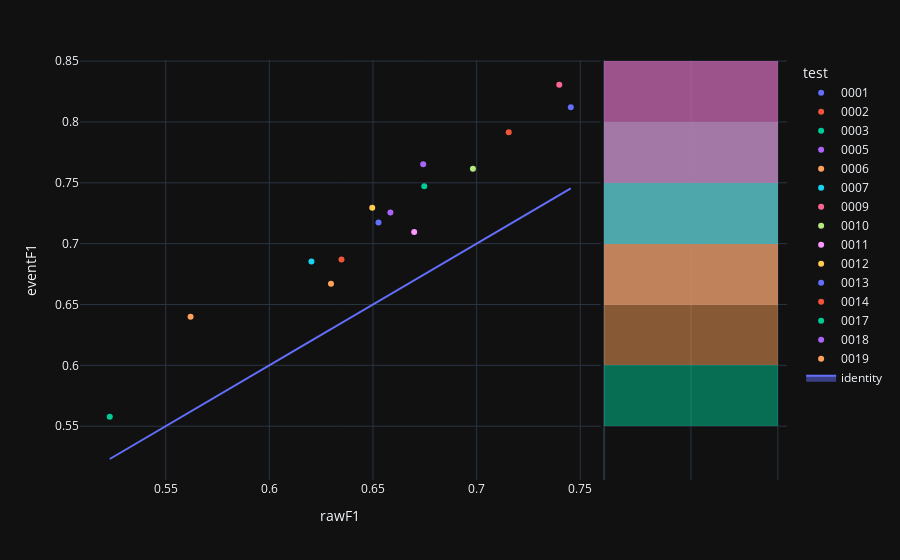

Here is the notebook cell this chart was saved with:
### Code cell
fig=px.scatter(experimentModels,x='rawF1',y='eventF1',color='test',hover_name='modelId', marginal_y="histogram")
fig.add_trace(
    go.Scatter(x=experimentModels['rawF1'], y=experimentModels['rawF1'], name="identity", mode='lines',fill="toself")
)
fig.show()

### Figure 1 — Plotly figure (JSON) as saved in the notebook; plotly's stock layout.template omitted (floating-point values rounded to 4 significant figures)
{"data": [{"hovertemplate": "<b>%{hovertext}</b><br><br>test=0001<br>rawF1=%{x}<br>eventF1=%{y}<extra></extra>", "hovertext": ["bdbdfc7b-0c97-484c-b4e9-70e698d9b353"], "legendgroup": "0001", "marker": {"color": "#636efa", "symbol": "circle"}, "mode": "markers", "name": "0001", "orientation": "v", "showlegend": true, "x": [0.7454], "xaxis": "x", "y": [0.8121], "yaxis": "y", "type": "scatter"}, {"alignmentgroup": "True", "bingroup": "y", "hovertemplate": "test=0001<br>eventF1=%{y}<br>count=%{x}<extra></extra>", "legendgroup": "0001", "marker": {"color": "#636efa"}, "name": "0001", "offsetgroup": "0001", "opacity": 0.5, "showlegend": false, "xaxis": "x2", "y": [0.8121], "yaxis": "y2", "type": "histogram"}, {"hovertemplate": "<b>%{hovertext}</b><br><br>test=0002<br>rawF1=%{x}<br>eventF1=%{y}<extra></extra>", "hovertext": ["bae09da0-598a-46ed-b46a-553a9d1de380"], "legendgroup": "0002", "marker": {"color": "#EF553B", "symbol": "circle"}, "mode": "markers", "name": "0002", "orientation": "v", "showlegend": true, "x": [0.7155], "xaxis": "x", "y": [0.7916], "yaxis": "y", "type": "scatter"}, {"alignmentgroup": "True", "bingroup": "y", "hovertemplate": "test=0002<br>eventF1=%{y}<br>count=%{x}<extra></extra>", "legendgroup": "0002", "marker": {"color": "#EF553B"}, "name": "0002", "offsetgroup": "0002", "opacity": 0.5, "showlegend": false, "xaxis": "x2", "y": [0.7916], "yaxis": "y2", "type": "histogram"}, {"hovertemplate": "<b>%{hovertext}</b><br><br>test=0003<br>rawF1=%{x}<br>eventF1=%{y}<extra></extra>", "hovertext": ["2c77d9d9-8a36-4e76-ac92-65f9318bd100"], "legendgroup": "0003", "marker": {"color": "#00cc96", "symbol": "circle"}, "mode": "markers", "name": "0003", "orientation": "v", "showlegend": true, "x": [0.523], "xaxis": "x", "y": [0.5577], "yaxis": "y", "type": "scatter"}, {"alignmentgroup": "True", "bingroup": "y", "hovertemplate": "test=0003<br>eventF1=%{y}<br>count=%{x}<extra></extra>", "legendgroup": "0003", "marker": {"color": "#00cc96"}, "name": "0003", "offsetgroup": "0003", "opacity": 0.5, "showlegend": false, "xaxis": "x2", "y": [0.5577], "yaxis": "y2", "type": "histogram"}, {"hovertemplate": "<b>%{hovertext}</b><br><br>test=0005<br>rawF1=%{x}<br>eventF1=%{y}<extra></extra>", "hovertext": ["dc49a81b-fa55-4b8e-989b-e40bd13a4302"], "legendgroup": "0005", "marker": {"color": "#ab63fa", "symbol": "circle"}, "mode": "markers", "name": "0005", "orientation": "v", "showlegend": true, "x": [0.6584], "xaxis": "x", "y": [0.7255], "yaxis": "y", "type": "scatter"}, {"alignmentgroup": "True", "bingroup": "y", "hovertemplate": "test=0005<br>eventF1=%{y}<br>count=%{x}<extra></extra>", "legendgroup": "0005", "marker": {"color": "#ab63fa"}, "name": "0005", "offsetgroup": "0005", "opacity": 0.5, "showlegend": false, "xaxis": "x2", "y": [0.7255], "yaxis": "y2", "type": "histogram"}, {"hovertemplate": "<b>%{hovertext}</b><br><br>test=0006<br>rawF1=%{x}<br>eventF1=%{y}<extra></extra>", "hovertext": ["3d3c90d6-8d87-4dd0-85ec-9eedee1565cb"], "legendgroup": "0006", "marker": {"color": "#FFA15A", "symbol": "circle"}, "mode": "markers", "name": "0006", "orientation": "v", "showlegend": true, "x": [0.562], "xaxis": "x", "y": [0.64], "yaxis": "y", "type": "scatter"}, {"alignmentgroup": "True", "bingroup": "y", "hovertemplate": "test=0006<br>eventF1=%{y}<br>count=%{x}<extra></extra>", "legendgroup": "0006", "marker": {"color": "#FFA15A"}, "name": "0006", "offsetgroup": "0006", "opacity": 0.5, "showlegend": false, "xaxis": "x2", "y": [0.64], "yaxis": "y2", "type": "histogram"}, {"hovertemplate": "<b>%{hovertext}</b><br><br>test=0007<br>rawF1=%{x}<br>eventF1=%{y}<extra></extra>", "hovertext": ["6622a394-926c-45ad-a0f5-eb1def948317"], "legendgroup": "0007", "marker": {"color": "#19d3f3", "symbol": "circle"}, "mode": "markers", "name": "0007", "orientation": "v", "showlegend": true, "x": [0.6203], "xaxis": "x", "y": [0.6853], "yaxis": "y", "type": "scatter"}, {"alignmentgroup": "True", "bingroup": "y", "hovertemplate": "test=0007<br>eventF1=%{y}<br>count=%{x}<extra></extra>", "legendgroup": "0007", "marker": {"color": "#19d3f3"}, "name": "0007", "offsetgroup": "0007", "opacity": 0.5, "showlegend": false, "xaxis": "x2", "y": [0.6853], "yaxis": "y2", "type": "histogram"}, {"hovertemplate": "<b>%{hovertext}</b><br><br>test=0009<br>rawF1=%{x}<br>eventF1=%{y}<extra></extra>", "hovertext": ["91153884-8b2d-49a1-86cd-386a1add8f8e"], "legendgroup": "0009", "marker": {"color": "#FF6692", "symbol": "circle"}, "mode": "markers", "name": "0009", "orientation": "v", "showlegend": true, "x": [0.7399], "xaxis": "x", "y": [0.8306], "yaxis": "y", "type": "scatter"}, {"alignmentgroup": "True", "bingroup": "y", "hovertemplate": "test=0009<br>eventF1=%{y}<br>count=%{x}<extra></extra>", "legendgroup": "0009", "marker": {"color": "#FF6692"}, "name": "0009", "offsetgroup": "0009", "opacity": 0.5, "showlegend": false, "xaxis": "x2", "y": [0.8306], "yaxis": "y2", "type": "histogram"}, {"hovertemplate": "<b>%{hovertext}</b><br><br>test=0010<br>rawF1=%{x}<br>eventF1=%{y}<extra></extra>", "hovertext": ["672f9a5b-bab6-4a47-8889-b20041f97fe8"], "legendgroup": "0010", "marker": {"color": "#B6E880", "symbol": "circle"}, "mode": "markers", "name": "0010", "orientation": "v", "showlegend": true, "x": [0.6982], "xaxis": "x", "y": [0.7615], "yaxis": "y", "type": "scatter"}, {"alignmentgroup": "True", "bingroup": "y", "hovertemplate": "test=0010<br>eventF1=%{y}<br>count=%{x}<extra></extra>", "legendgroup": "0010", "marker": {"color": "#B6E880"}, "name": "0010", "offsetgroup": "0010", "opacity": 0.5, "showlegend": false, "xaxis": "x2", "y": [0.7615], "yaxis": "y2", "type": "histogram"}, {"hovertemplate": "<b>%{hovertext}</b><br><br>test=0011<br>rawF1=%{x}<br>eventF1=%{y}<extra></extra>", "hovertext": ["98885354-4ef8-4d7f-b64d-8fb9a1edc578"], "legendgroup": "0011", "marker": {"color": "#FF97FF", "symbol": "circle"}, "mode": "markers", "name": "0011", "orientation": "v", "showlegend": true, "x": [0.6699], "xaxis": "x", "y": [0.7096], "yaxis": "y", "type": "scatter"}, {"alignmentgroup": "True", "bingroup": "y", "hovertemplate": "test=0011<br>eventF1=%{y}<br>count=%{x}<extra></extra>", "legendgroup": "0011", "marker": {"color": "#FF97FF"}, "name": "0011", "offsetgroup": "0011", "opacity": 0.5, "showlegend": false, "xaxis": "x2", "y": [0.7096], "yaxis": "y2", "type": "histogram"}, {"hovertemplate": "<b>%{hovertext}</b><br><br>test=0012<br>rawF1=%{x}<br>eventF1=%{y}<extra></extra>", "hovertext": ["39389298-e7f5-4de1-9dc7-bcf9a95245bd"], "legendgroup": "0012", "marker": {"color": "#FECB52", "symbol": "circle"}, "mode": "markers", "name": "0012", "orientation": "v", "showlegend": true, "x": [0.6496], "xaxis": "x", "y": [0.7296], "yaxis": "y", "type": "scatter"}, {"alignmentgroup": "True", "bingroup": "y", "hovertemplate": "test=0012<br>eventF1=%{y}<br>count=%{x}<extra></extra>", "legendgroup": "0012", "marker": {"color": "#FECB52"}, "name": "0012", "offsetgroup": "0012", "opacity": 0.5, "showlegend": false, "xaxis": "x2", "y": [0.7296], "yaxis": "y2", "type": "histogram"}, {"hovertemplate": "<b>%{hovertext}</b><br><br>test=0013<br>rawF1=%{x}<br>eventF1=%{y}<extra></extra>", "hovertext": ["6843077b-61cf-42ad-93b6-b05a4e571941"], "legendgroup": "0013", "marker": {"color": "#636efa", "symbol": "circle"}, "mode": "markers", "name": "0013", "orientation": "v", "showlegend": true, "x": [0.6527], "xaxis": "x", "y": [0.7173], "yaxis": "y", "type": "scatter"}, {"alignmentgroup": "True", "bingroup": "y", "hovertemplate": "test=0013<br>eventF1=%{y}<br>count=%{x}<extra></extra>", "legendgroup": "0013", "marker": {"color": "#636efa"}, "name": "0013", "offsetgroup": "0013", "opacity": 0.5, "showlegend": false, "xaxis": "x2", "y": [0.7173], "yaxis": "y2", "type": "histogram"}, {"hovertemplate": "<b>%{hovertext}</b><br><br>test=0014<br>rawF1=%{x}<br>eventF1=%{y}<extra></extra>", "hovertext": ["2d6d22a0-446c-4062-a7c7-ddfb9c121e52"], "legendgroup": "0014", "marker": {"color": "#EF553B", "symbol": "circle"}, "mode": "markers", "name": "0014", "orientation": "v", "showlegend": true, "x": [0.6348], "xaxis": "x", "y": [0.6869], "yaxis": "y", "type": "scatter"}, {"alignmentgroup": "True", "bingroup": "y", "hovertemplate": "test=0014<br>eventF1=%{y}<br>count=%{x}<extra></extra>", "legendgroup": "0014", "marker": {"color": "#EF553B"}, "name": "0014", "offsetgroup": "0014", "opacity": 0.5, "showlegend": false, "xaxis": "x2", "y": [0.6869], "yaxis": "y2", "type": "histogram"}, {"hovertemplate": "<b>%{hovertext}</b><br><br>test=0017<br>rawF1=%{x}<br>eventF1=%{y}<extra></extra>", "hovertext": ["b19207a8-f284-4643-bfe5-58df44b2ec11"], "legendgroup": "0017", "marker": {"color": "#00cc96", "symbol": "circle"}, "mode": "markers", "name": "0017", "orientation": "v", "showlegend": true, "x": [0.6747], "xaxis": "x", "y": [0.7472], "yaxis": "y", "type": "scatter"}, {"alignmentgroup": "True", "bingroup": "y", "hovertemplate": "test=0017<br>eventF1=%{y}<br>count=%{x}<extra></extra>", "legendgroup": "0017", "marker": {"color": "#00cc96"}, "name": "0017", "offsetgroup": "0017", "opacity": 0.5, "showlegend": false, "xaxis": "x2", "y": [0.7472], "yaxis": "y2", "type": "histogram"}, {"hovertemplate": "<b>%{hovertext}</b><br><br>test=0018<br>rawF1=%{x}<br>eventF1=%{y}<extra></extra>", "hovertext": ["4d651825-f7a4-4075-be43-51c1d02ded72"], "legendgroup": "0018", "marker": {"color": "#ab63fa", "symbol": "circle"}, "mode": "markers", "name": "0018", "orientation": "v", "showlegend": true, "x": [0.6742], "xaxis": "x", "y": [0.7652], "yaxis": "y", "type": "scatter"}, {"alignmentgroup": "True", "bingroup": "y", "hovertemplate": "test=0018<br>eventF1=%{y}<br>count=%{x}<extra></extra>", "legendgroup": "0018", "marker": {"color": "#ab63fa"}, "name": "0018", "offsetgroup": "0018", "opacity": 0.5, "showlegend": false, "xaxis": "x2", "y": [0.7652], "yaxis": "y2", "type": "histogram"}, {"hovertemplate": "<b>%{hovertext}</b><br><br>test=0019<br>rawF1=%{x}<br>eventF1=%{y}<extra></extra>", "hovertext": ["b6859196-b916-4b6c-9f63-b132c50cd41d"], "legendgroup": "0019", "marker": {"color": "#FFA15A", "symbol": "circle"}, "mode": "markers", "name": "0019", "orientation": "v", "showlegend": true, "x": [0.6297], "xaxis": "x", "y": [0.667], "yaxis": "y", "type": "scatter"}, {"alignmentgroup": "True", "bingroup": "y", "hovertemplate": "test=0019<br>eventF1=%{y}<br>count=%{x}<extra></extra>", "legendgroup": "0019", "marker": {"color": "#FFA15A"}, "name": "0019", "offsetgroup": "0019", "opacity": 0.5, "showlegend": false, "xaxis": "x2", "y": [0.667], "yaxis": "y2", "type": "histogram"}, {"fill": "toself", "mode": "lines", "name": "identity", "x": [0.7454, 0.7155, 0.523, 0.6584, 0.562, 0.6203, 0.7399, 0.6982, 0.6699, 0.6496, 0.6527, 0.6348, 0.6747, 0.6742, 0.6297], "y": [0.7454, 0.7155, 0.523, 0.6584, 0.562, 0.6203, 0.7399, 0.6982, 0.6699, 0.6496, 0.6527, 0.6348, 0.6747, 0.6742, 0.6297], "type": "scatter"}], "layout": {"xaxis": {"anchor": "y", "domain": [0.0, 0.7363], "title": {"text": "rawF1"}}, "yaxis": {"anchor": "x", "domain": [0.0, 1.0], "title": {"text": "eventF1"}}, "xaxis2": {"anchor": "y2", "domain": [0.7413, 1.0], "matches": "x2", "showticklabels": false, "showline": false, "ticks": "", "showgrid": true}, "yaxis2": {"anchor": "x2", "domain": [0.0, 1.0], "matches": "y", "showticklabels": false, "showgrid": true}, "legend": {"title": {"text": "test"}, "tracegroupgap": 0}, "margin": {"t": 60}, "barmode": "overlay"}}
